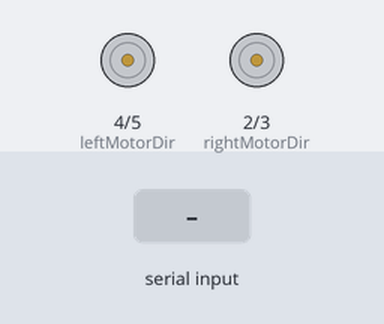
Recording of a sketch running on a simulated Arduino Uno, built with avr-gcc and run on an emulated ATmega328P. Parts: direction and speed pins drawn as motors (green arrow = direction pin HIGH = forward, orange = LOW = backward, longer = more drive). The test bench sets the inputs (shaded band).

Above: at 1.2 s.
1.3 s: "L,45\n" received over Serial
At 2.2 s:
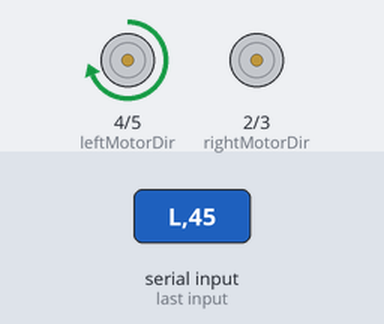
2.8 s: "R,45\n" received over Serial
At 3.3 s:
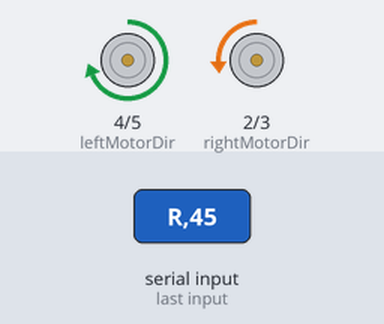
Timing chart, 0 to 5.8 s (numbered marks = the images above; inputs shaded):
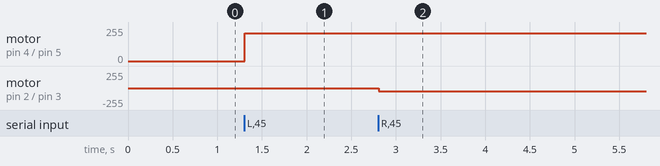

Measured:
- after the input at 1.3 s, motor on pin 4 (leftMotorDir) / pin 5 (leftMotorPWM): stopped → forward 210/255 at once
- after the input at 2.8 s, motor on pin 2 (rightMotorDir) / pin 3 (rightMotorPWM): stopped → backward 45/255 at once

The sketch:

main.ino
```cpp
// Include the necessary libraries
#include <Arduino.h>

// Define the motor control pins
const int leftMotorPWM = 5;  // PWM pin for the left motor
const int leftMotorDir = 4;  // Direction pin for the left motor
const int rightMotorPWM = 3; // PWM pin for the right motor
const int rightMotorDir = 2; // Direction pin for the right motor

void setup() {
  // Initialize serial communication
  Serial.begin(9600);

  // Set motor control pins as output
  pinMode(leftMotorPWM, OUTPUT);
  pinMode(leftMotorDir, OUTPUT);
  pinMode(rightMotorPWM, OUTPUT);
  pinMode(rightMotorDir, OUTPUT);
}

void loop() {
  // Check if there is data available to read
  if (Serial.available() >= 5) {
    // Read the first character to determine the motor (L or R)
    char motorType = Serial.read();

    // Read the second character to determine the direction (+ or -)
    char direction = Serial.read();

    // Read the next three characters as a string and convert to an integer
    String pwmValueString = Serial.readStringUntil('\n');

    // Convert to forward proportional
    int pwmValue = 0;
    if(motorType == 'L') {
      if(direction == '+'){
        pwmValue = pwmValueString.toInt();
      } else {
        pwmValue = 255 - pwmValueString.toInt();
      }
    } else {
      if(direction == '+'){
        pwmValue = 255 - pwmValueString.toInt();
      } else {
        pwmValue = pwmValueString.toInt();
      }
    }

    // Handle Exceptional Value
    if(pwmValue > 255) {
      pwmValue = 255;
    } else if(pwmValue < 0) {
      pwmValue = 0;
    }

    // Determine which motor to control and set the direction
    if (motorType == 'L') {
      analogWrite(leftMotorPWM, abs(pwmValue));
      digitalWrite(leftMotorDir, (direction == '+') ? LOW : HIGH);
    } else if (motorType == 'R') {
      analogWrite(rightMotorPWM, abs(pwmValue));
      digitalWrite(rightMotorDir, (direction == '+') ? HIGH : LOW);
    }
  }
}
```
